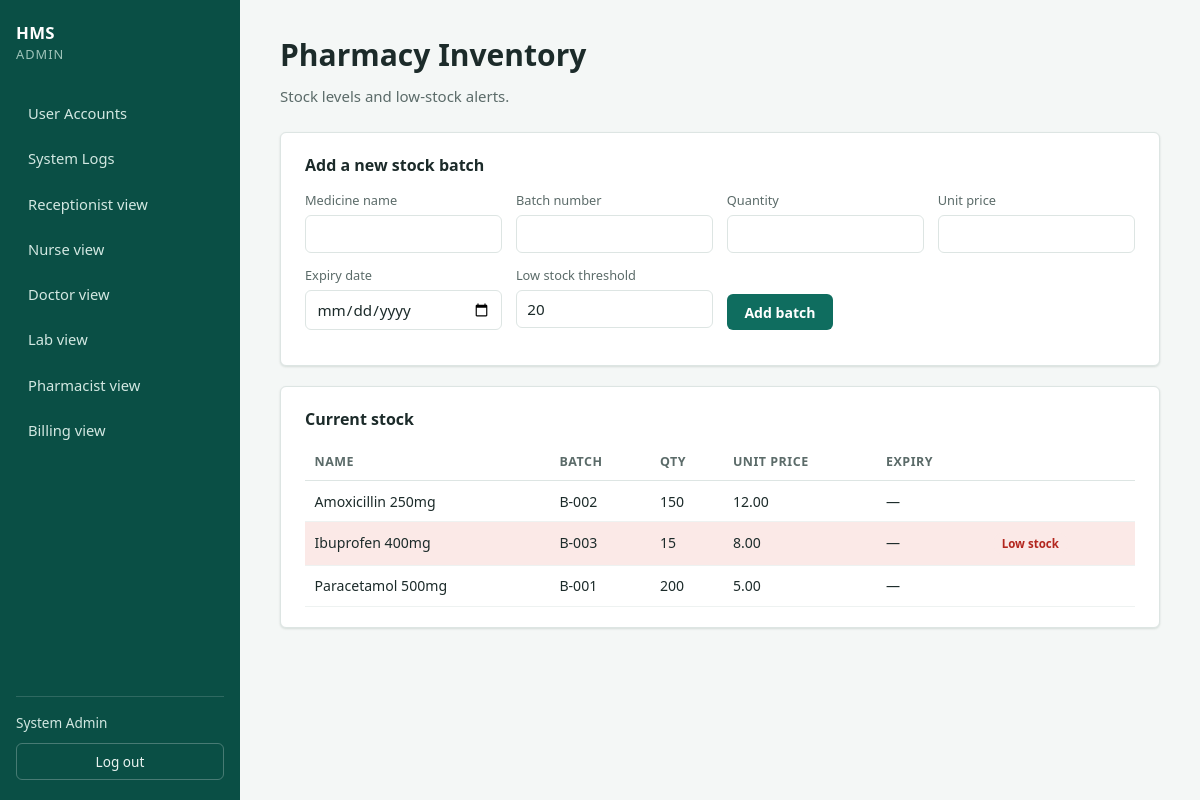
/pharmacist/inventory.php (signed in), run on the app's committed database.
### tables this page shows
CREATE TABLE IF NOT EXISTS users (
  id INT AUTO_INCREMENT PRIMARY KEY,
  name VARCHAR(150) NOT NULL,
  email VARCHAR(150) NOT NULL UNIQUE,
  password VARCHAR(255) NOT NULL,
  role ENUM('Admin','Receptionist','Nurse','Doctor','LabTechnician','Pharmacist','BillingAccountant','Patient') NOT NULL,
  is_active TINYINT(1) NOT NULL DEFAULT 1,
  last_activity_at DATETIME NULL,
  created_at DATETIME NOT NULL DEFAULT CURRENT_TIMESTAMP
);

CREATE TABLE IF NOT EXISTS inventory_items (
  id INT AUTO_INCREMENT PRIMARY KEY,
  name VARCHAR(150) NOT NULL,
  batch_number VARCHAR(50) NOT NULL,
  quantity INT NOT NULL DEFAULT 0,
  unit_price DECIMAL(10,2) NOT NULL,
  expiry_date DATE NULL,
  low_stock_threshold INT NOT NULL DEFAULT 20,
  created_at DATETIME NOT NULL DEFAULT CURRENT_TIMESTAMP
);

### includes/auth.php (called while the page is built, shortened)
<?php
require_once __DIR__ . '/../config/db.php';
function require_login(): array
{
    global $pdo;
    $stmt = $pdo->prepare('SELECT id, name, email, role, is_active FROM users WHERE id = ?');
    $stmt->execute([$_SESSION['user_id']]);
    $user = $stmt->fetch();
    $stmt = $pdo->prepare('UPDATE users SET last_activity_at = NOW() WHERE id = ?');
    $stmt->execute([$user['id']]);
    return $user;
}
function require_role(array $allowedRoles): array
{
    $user = require_login();
    return $user;
}

### pharmacist/inventory.php (the view, shortened to what this page needs)
<?php
require_once __DIR__ . '/../includes/auth.php';
$user = require_role(['Pharmacist']);
$items = $pdo->query('SELECT * FROM inventory_items ORDER BY name')->fetchAll();
require __DIR__ . '/../includes/header.php';
?>
<div class="page-header">
  <h1>Pharmacy Inventory</h1>
  <p>Stock levels and low-stock alerts.</p>
</div>
<div class="card">
  <h3>Add a new stock batch</h3>
  <form method="post" class="form-grid">
    <div class="field"><label>Medicine name</label><input type="text" name="name" required></div>
    <div class="field"><label>Batch number</label><input type="text" name="batch_number" required></div>
    <div class="field"><label>Quantity</label><input type="number" name="quantity" required></div>
    <div class="field"><label>Unit price</label><input type="number" step="0.01" name="unit_price" required></div>
    <div class="field"><label>Expiry date</label><input type="date" name="expiry_date"></div>
    <div class="field"><label>Low stock threshold</label><input type="number" name="low_stock_threshold" value="20"></div>
    <div class="field" style="align-self:end;"><button type="submit" class="btn btn-primary">Add batch</button></div>
  </form>
</div>
<div class="card">
  <h3>Current stock</h3>
  <table>
    <thead><tr><th>Name</th><th>Batch</th><th>Qty</th><th>Unit price</th><th>Expiry</th><th></th></tr></thead>
    <tbody>
    <?php foreach ($items as $i): ?>
      <tr class="<?= $i['quantity'] <= $i['low_stock_threshold'] ? 'high-risk' : '' ?>">
        <td><?= htmlspecialchars($i['name']) ?></td>
        <td><?= htmlspecialchars($i['batch_number']) ?></td>
        <td><?= (int) $i['quantity'] ?></td>
        <td><?= number_format((float) $i['unit_price'], 2) ?></td>
        <td><?= htmlspecialchars($i['expiry_date'] ?? '—') ?></td>
        <td><?php if ($i['quantity'] <= $i['low_stock_threshold']): ?><span class="badge badge-danger">Low stock</span><?php endif; ?></td>
      </tr>
    <?php endforeach; ?>
    </tbody>
  </table>
</div>
<?php require __DIR__ . '/../includes/footer.php'; ?>

### includes/sidebar.php
<?php
$role = $user['role'] ?? '';
$navByRole = [
    'Receptionist'       => [['/receptionist/index.php', 'Check-in & Patients'], ['/receptionist/appointments.php', 'Appointments']],
    'Nurse'              => [['/nurse/index.php', 'Waiting Queue']],
    'Doctor'             => [['/doctor/index.php', 'Consultation Queue']],
    'LabTechnician'      => [['/lab/index.php', 'Lab Worklist']],
    'Pharmacist'         => [['/pharmacist/index.php', 'Prescription Queue'], ['/pharmacist/inventory.php', 'Inventory']],
    'BillingAccountant'  => [['/billing/index.php', 'Encounters to Bill']],
    'Patient'            => [['/patient/index.php', 'My Portal']],
    'Admin'              => [['/admin/users.php', 'User Accounts'], ['/admin/logs.php', 'System Logs']],
];
$links = $navByRole[$role] ?? [];
$currentPath = parse_url($_SERVER['REQUEST_URI'], PHP_URL_PATH);
?>
<aside class="sidebar">
  <div class="sidebar-brand">HMS</div>
  <div class="sidebar-role"><?= htmlspecialchars($role) ?></div>
  <nav class="sidebar-nav">
    <?php foreach ($links as [$href, $label]): ?>
      <a class="sidebar-link<?= $currentPath === $href ? ' active' : '' ?>" href="<?= htmlspecialchars($href) ?>">
        <?= htmlspecialchars($label) ?>
      </a>
    <?php endforeach; ?>
    <?php if ($role === 'Admin'): ?>
      <a class="sidebar-link" href="/receptionist/index.php">Receptionist view</a>
      <a class="sidebar-link" href="/nurse/index.php">Nurse view</a>
      <a class="sidebar-link" href="/doctor/index.php">Doctor view</a>
      <a class="sidebar-link" href="/lab/index.php">Lab view</a>
      <a class="sidebar-link" href="/pharmacist/index.php">Pharmacist view</a>
      <a class="sidebar-link" href="/billing/index.php">Billing view</a>
    <?php endif; ?>
  </nav>
  <div class="sidebar-footer">
    <div style="font-size:0.85rem;margin-bottom:0.6rem;color:#d3e8e2;">
      <?= htmlspecialchars($user['name'] ?? '') ?>
    </div>
    <form method="post" action="/logout.php">
      <button type="submit" class="logout-btn">Log out</button>
    </form>
  </div>
</aside>

### assets/style.css (style rules this page uses)
:root { --color-bg: #f4f7f6; --color-surface: #ffffff; --color-border: #dde5e3; --color-text: #1c2b2a; --color-text-muted: #5b6b69; --color-primary: #0f6d5f; --color-primary-dark: #0a4f45; --color-primary-tint: #e4f2ef; --color-danger: #b3261e; --color-danger-tint: #fbe9e7; --color-success: #1c7a4d; --font-display: 'Segoe UI', sans-serif; --font-body: 'Segoe UI', Arial, sans-serif; --radius: 6px; --shadow-card: 0 1px 3px rgba(15, 46, 41, 0.08), 0 1px 2px rgba(15, 46, 41, 0.06); }
* { box-sizing: border-box; }
html, body { height: 100%; }
body { margin: 0; background: var(--color-bg); color: var(--color-text); font-family: var(--font-body); font-size: 15px; line-height: 1.5; }
h1, h2, h3, h4 { font-family: var(--font-display); font-weight: 600; margin: 0 0 0.5rem 0; }
a { color: var(--color-primary); }
button { font-family: var(--font-body); cursor: pointer; }
input, select, textarea { font-family: var(--font-body); font-size: 0.95rem; }
.sidebar { width: 240px; flex-shrink: 0; background: var(--color-primary-dark); color: #eaf3f0; display: flex; flex-direction: column; padding: 1.25rem 1rem; }
.sidebar-brand { font-weight: 700; font-size: 1.05rem; letter-spacing: 0.02em; color: #fff; }
.sidebar-role { font-size: 0.8rem; color: #9fc4ba; margin-bottom: 1.75rem; text-transform: uppercase; letter-spacing: 0.08em; }
.sidebar-nav { display: flex; flex-direction: column; gap: 0.25rem; flex: 1; }
.sidebar-link { padding: 0.6rem 0.75rem; border-radius: var(--radius); color: #d3e8e2; text-decoration: none; font-size: 0.92rem; }
.sidebar-footer { border-top: 1px solid rgba(255,255,255,0.15); padding-top: 1rem; margin-top: 1rem; }
.logout-btn { width: 100%; background: transparent; border: 1px solid rgba(255,255,255,0.25); color: #eaf3f0; padding: 0.5rem 0.75rem; border-radius: var(--radius); font-size: 0.85rem; }
.page-header { margin-bottom: 1.5rem; }
.page-header p { color: var(--color-text-muted); margin: 0.25rem 0 0 0; }
.card { background: var(--color-surface); border: 1px solid var(--color-border); border-radius: var(--radius); box-shadow: var(--shadow-card); padding: 1.25rem 1.5rem; margin-bottom: 1.25rem; }
.card h3 { font-size: 1rem; margin-bottom: 0.9rem; }
.form-grid { display: grid; grid-template-columns: repeat(auto-fit, minmax(180px, 1fr)); gap: 0.85rem; margin-bottom: 0.9rem; }
.field label { display: block; font-size: 0.8rem; color: var(--color-text-muted); margin-bottom: 0.3rem; }
.field input, .field select, .field textarea { width: 100%; padding: 0.5rem 0.65rem; border: 1px solid var(--color-border); border-radius: var(--radius); background: #fff; color: var(--color-text); }
.btn { display: inline-flex; align-items: center; gap: 0.4rem; padding: 0.55rem 1.1rem; border-radius: var(--radius); border: none; font-weight: 600; font-size: 0.88rem; }
.btn-primary { background: var(--color-primary); color: #fff; }
table { width: 100%; border-collapse: collapse; font-size: 0.88rem; }
th { text-align: left; color: var(--color-text-muted); font-weight: 600; font-size: 0.78rem; text-transform: uppercase; letter-spacing: 0.04em; padding: 0.5rem 0.6rem; border-bottom: 1px solid var(--color-border); }
td { padding: 0.6rem; border-bottom: 1px solid #eef2f1; vertical-align: top; }
tr.high-risk td { background: var(--color-danger-tint); }
.badge { display: inline-block; padding: 0.18rem 0.55rem; border-radius: 999px; font-size: 0.72rem; font-weight: 600; background: var(--color-primary-tint); color: var(--color-primary-dark); }
.badge-danger { background: var(--color-danger-tint); color: var(--color-danger); }

### data on the page
users: role "ADMIN", name "System Admin"
inventory_items: name "Amoxicillin 250mg", batch_number "B-002", quantity "150", unit_price "12.00", expiry_date "—"
inventory_items: name "Ibuprofen 400mg", batch_number "B-003", quantity "15", unit_price "8.00", expiry_date "—", low_stock_threshold "Low stock"
inventory_items: name "Paracetamol 500mg", batch_number "B-001", quantity "200", unit_price "5.00", expiry_date "—"

### other printed values
$label "User Accounts"
$label "System Logs"
